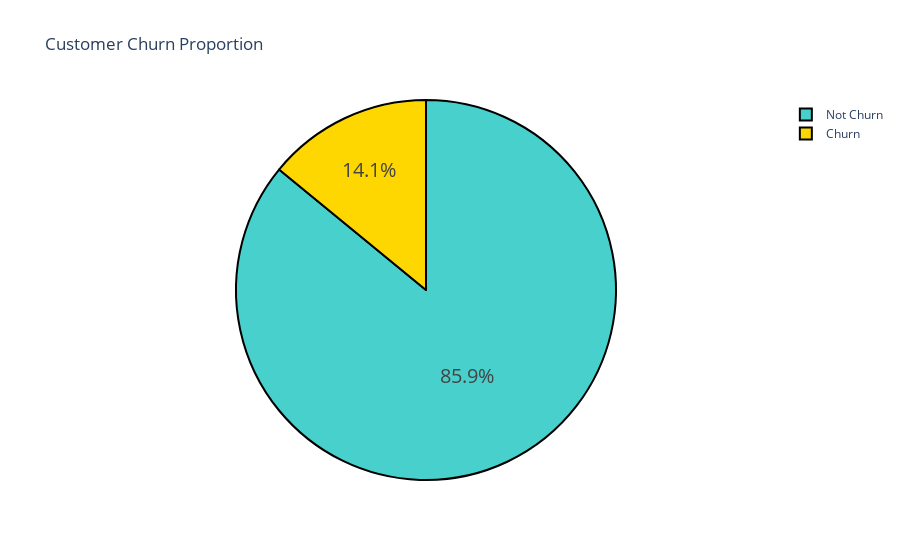

Notebook cell for this chart:
### Markdown cell above
## Churn Proportion

### Code cell
import plotly.express as px

# geometric object
fig = px.pie(
             values = [df["churn"].value_counts()['yes'],
                       df["churn"].value_counts()['no']],
             names = ["Churn", "Not Churn"],
             title = 'Customer Churn Proportion')

# aesthetics
fig.update_traces(textfont_size = 20,
                  marker = dict(colors = ['gold', 'mediumturquoise', 'darkorange', 'lightgreen'],
                                line = dict(color='#000000', width=2)))

fig.show()

### Figure 1 — Plotly figure (JSON) as saved in the notebook; plotly's stock layout.template omitted (floating-point values rounded to 4 significant figures)
{"data": [{"domain": {"x": [0, 1], "y": [0, 1]}, "hovertemplate": "label=%{label}<br>value=%{value}<extra></extra>", "labels": ["Churn", "Not Churn"], "legendgroup": "", "marker": {"colors": ["gold", "mediumturquoise", "darkorange", "lightgreen"], "line": {"color": "#000000", "width": 2}}, "name": "", "showlegend": true, "textfont": {"size": 20}, "type": "pie", "values": [598, 3652]}], "layout": {"legend": {"tracegroupgap": 0}, "title": {"text": "Customer Churn Proportion"}}}
